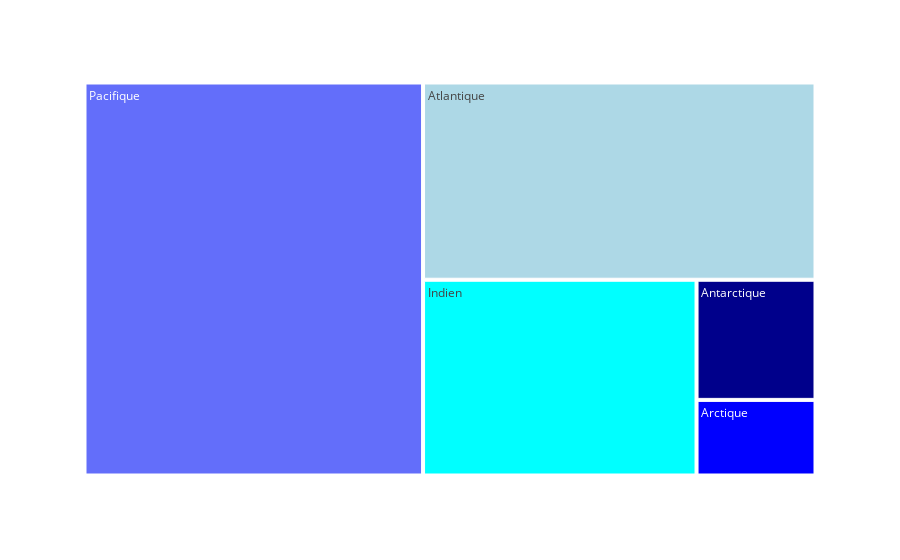

Notebook cell for this chart:
### Code cell
import plotly.express as px

fig = px.treemap(ocean_df, path=[px.Constant(""), 'ocean'],
                 values='superficie', color='ocean',
                 color_discrete_map={'Pacifique':'lightlightblue',
                                     'Atlantique':'lightblue',
                                     'Indien':'aqua',
                                     'Arctique':'blue',
                                     'Antarctique':'darkblue'})

fig.show()
fig.write_html('ocean.html')

### Figure 1 — Plotly figure (JSON) as saved in the notebook; plotly's stock layout.template omitted (floating-point values rounded to 4 significant figures)
{"data": [{"branchvalues": "total", "customdata": [["(?)"], ["Antarctique"], ["Arctique"], ["Atlantique"], ["Indien"], ["Pacifique"]], "domain": {"x": [0, 1], "y": [0, 1]}, "hovertemplate": "labels=%{label}<br>superficie=%{value}<br>parent=%{parent}<br>id=%{id}<br>ocean=%{customdata[0]}<extra></extra>", "ids": ["", "/Antarctique", "/Arctique", "/Atlantique", "/Indien", "/Pacifique"], "labels": ["", "Antarctique", "Arctique", "Atlantique", "Indien", "Pacifique"], "marker": {"colors": ["#19d3f3", "darkblue", "blue", "lightblue", "aqua", "lightlightblue"]}, "name": "", "parents": ["", "", "", "", "", ""], "type": "treemap", "values": [396.0, 19.7, 12.4, 106.7, 73.8, 183.4]}], "layout": {"legend": {"tracegroupgap": 0}, "margin": {"t": 60}}}
